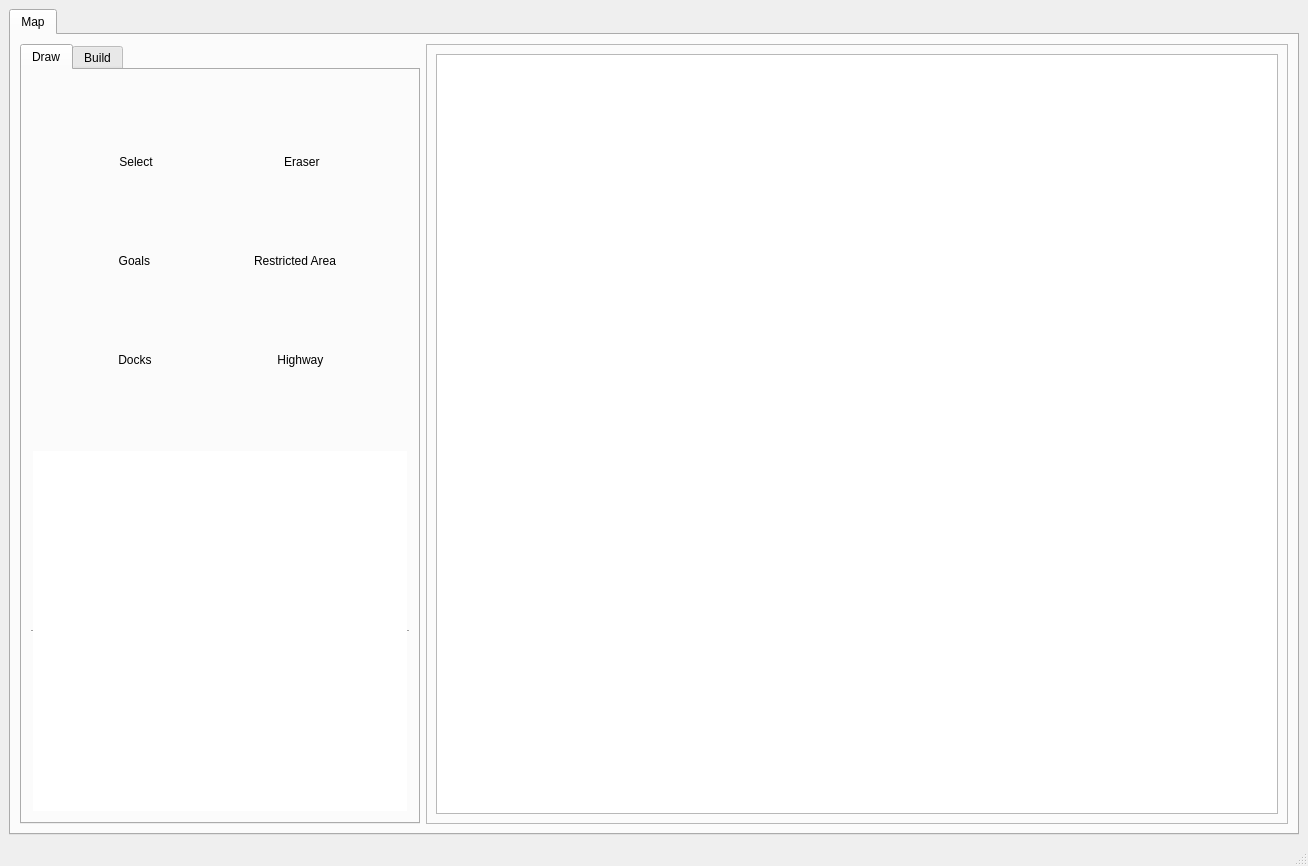
<?xml version="1.0" encoding="UTF-8"?>
<ui version="4.0">
 <class>MainWindow</class>
 <widget class="QMainWindow" name="MainWindow">
  <property name="geometry">
   <rect>
    <x>0</x>
    <y>0</y>
    <width>1308</width>
    <height>866</height>
   </rect>
  </property>
  <property name="windowTitle">
   <string>MainWindow</string>
  </property>
  <widget class="QWidget" name="centralwidget">
   <layout class="QGridLayout" name="gridLayout">
    <item row="0" column="0">
     <widget class="QTabWidget" name="tabWidget_main">
      <property name="currentIndex">
       <number>0</number>
      </property>
      <property name="movable">
       <bool>true</bool>
      </property>
      <widget class="QWidget" name="tab_map">
       <attribute name="title">
        <string>Map</string>
       </attribute>
       <layout class="QGridLayout" name="gridLayout_10">
        <item row="0" column="0">
         <widget class="QTabWidget" name="tabWidget_map">
          <property name="sizePolicy">
           <sizepolicy hsizetype="Expanding" vsizetype="Expanding">
            <horstretch>0</horstretch>
            <verstretch>0</verstretch>
           </sizepolicy>
          </property>
          <property name="minimumSize">
           <size>
            <width>0</width>
            <height>0</height>
           </size>
          </property>
          <property name="maximumSize">
           <size>
            <width>400</width>
            <height>16777215</height>
           </size>
          </property>
          <property name="baseSize">
           <size>
            <width>0</width>
            <height>0</height>
           </size>
          </property>
          <property name="contextMenuPolicy">
           <enum>Qt::NoContextMenu</enum>
          </property>
          <property name="currentIndex">
           <number>0</number>
          </property>
          <widget class="QWidget" name="tab_draw">
           <attribute name="title">
            <string>Draw</string>
           </attribute>
           <layout class="QVBoxLayout" name="verticalLayout">
            <item>
             <widget class="QSplitter" name="splitter">
              <property name="orientation">
               <enum>Qt::Vertical</enum>
              </property>
              <widget class="QWidget" name="layoutWidget_2">
               <layout class="QGridLayout" name="gridLayout_2">
                <property name="sizeConstraint">
                 <enum>QLayout::SetDefaultConstraint</enum>
                </property>
                <item row="0" column="0">
                 <widget class="QToolButton" name="toolButton_select">
                  <property name="sizePolicy">
                   <sizepolicy hsizetype="Preferred" vsizetype="Fixed">
                    <horstretch>0</horstretch>
                    <verstretch>0</verstretch>
                   </sizepolicy>
                  </property>
                  <property name="cursor">
                   <cursorShape>PointingHandCursor</cursorShape>
                  </property>
                  <property name="text">
                   <string>Select</string>
                  </property>
                  <property name="icon">
                   <iconset>
                    <normaloff>../pngs/mouse_click_arrow.svg</normaloff>../pngs/mouse_click_arrow.svg</iconset>
                  </property>
                  <property name="iconSize">
                   <size>
                    <width>30</width>
                    <height>30</height>
                   </size>
                  </property>
                  <property name="toolButtonStyle">
                   <enum>Qt::ToolButtonTextUnderIcon</enum>
                  </property>
                  <property name="autoRaise">
                   <bool>true</bool>
                  </property>
                  <property name="arrowType">
                   <enum>Qt::NoArrow</enum>
                  </property>
                 </widget>
                </item>
                <item row="2" column="1">
                 <widget class="QToolButton" name="toolButton_highway">
                  <property name="sizePolicy">
                   <sizepolicy hsizetype="Fixed" vsizetype="Fixed">
                    <horstretch>0</horstretch>
                    <verstretch>0</verstretch>
                   </sizepolicy>
                  </property>
                  <property name="cursor">
                   <cursorShape>PointingHandCursor</cursorShape>
                  </property>
                  <property name="text">
                   <string>       Highway        </string>
                  </property>
                  <property name="icon">
                   <iconset>
                    <normaloff>../pngs/highway.svg</normaloff>../pngs/highway.svg</iconset>
                  </property>
                  <property name="iconSize">
                   <size>
                    <width>35</width>
                    <height>35</height>
                   </size>
                  </property>
                  <property name="toolButtonStyle">
                   <enum>Qt::ToolButtonTextUnderIcon</enum>
                  </property>
                  <property name="autoRaise">
                   <bool>true</bool>
                  </property>
                 </widget>
                </item>
                <item row="0" column="1">
                 <widget class="QToolButton" name="toolButton_eraser">
                  <property name="sizePolicy">
                   <sizepolicy hsizetype="Fixed" vsizetype="Fixed">
                    <horstretch>0</horstretch>
                    <verstretch>0</verstretch>
                   </sizepolicy>
                  </property>
                  <property name="cursor">
                   <cursorShape>PointingHandCursor</cursorShape>
                  </property>
                  <property name="text">
                   <string>         Eraser          </string>
                  </property>
                  <property name="icon">
                   <iconset>
                    <normaloff>../pngs/eraser.svg</normaloff>../pngs/eraser.svg</iconset>
                  </property>
                  <property name="iconSize">
                   <size>
                    <width>30</width>
                    <height>30</height>
                   </size>
                  </property>
                  <property name="toolButtonStyle">
                   <enum>Qt::ToolButtonTextUnderIcon</enum>
                  </property>
                  <property name="autoRaise">
                   <bool>true</bool>
                  </property>
                 </widget>
                </item>
                <item row="1" column="1">
                 <widget class="QToolButton" name="toolButton_restricted_area">
                  <property name="sizePolicy">
                   <sizepolicy hsizetype="Fixed" vsizetype="Fixed">
                    <horstretch>0</horstretch>
                    <verstretch>0</verstretch>
                   </sizepolicy>
                  </property>
                  <property name="cursor">
                   <cursorShape>PointingHandCursor</cursorShape>
                  </property>
                  <property name="text">
                   <string>Restricted Area</string>
                  </property>
                  <property name="icon">
                   <iconset>
                    <normaloff>../pngs/restricted_area.svg</normaloff>../pngs/restricted_area.svg</iconset>
                  </property>
                  <property name="iconSize">
                   <size>
                    <width>25</width>
                    <height>25</height>
                   </size>
                  </property>
                  <property name="toolButtonStyle">
                   <enum>Qt::ToolButtonTextUnderIcon</enum>
                  </property>
                  <property name="autoRaise">
                   <bool>true</bool>
                  </property>
                 </widget>
                </item>
                <item row="1" column="0">
                 <widget class="QToolButton" name="toolButton_goals">
                  <property name="cursor">
                   <cursorShape>PointingHandCursor</cursorShape>
                  </property>
                  <property name="text">
                   <string>          Goals           </string>
                  </property>
                  <property name="icon">
                   <iconset>
                    <normaloff>../pngs/goal.svg</normaloff>../pngs/goal.svg</iconset>
                  </property>
                  <property name="iconSize">
                   <size>
                    <width>30</width>
                    <height>30</height>
                   </size>
                  </property>
                  <property name="toolButtonStyle">
                   <enum>Qt::ToolButtonTextUnderIcon</enum>
                  </property>
                  <property name="autoRaise">
                   <bool>true</bool>
                  </property>
                 </widget>
                </item>
                <item row="2" column="0">
                 <widget class="QToolButton" name="toolButton_docks">
                  <property name="cursor">
                   <cursorShape>PointingHandCursor</cursorShape>
                  </property>
                  <property name="text">
                   <string>          Docks          </string>
                  </property>
                  <property name="icon">
                   <iconset>
                    <normaloff>../pngs/dock.svg</normaloff>../pngs/dock.svg</iconset>
                  </property>
                  <property name="iconSize">
                   <size>
                    <width>35</width>
                    <height>35</height>
                   </size>
                  </property>
                  <property name="toolButtonStyle">
                   <enum>Qt::ToolButtonTextUnderIcon</enum>
                  </property>
                  <property name="autoRaise">
                   <bool>true</bool>
                  </property>
                 </widget>
                </item>
               </layout>
              </widget>
             </widget>
            </item>
            <item>
             <widget class="QTreeWidget" name="treeWidget_objects">
              <property name="autoFillBackground">
               <bool>false</bool>
              </property>
              <property name="frameShape">
               <enum>QFrame::HLine</enum>
              </property>
              <property name="frameShadow">
               <enum>QFrame::Sunken</enum>
              </property>
              <property name="lineWidth">
               <number>1</number>
              </property>
              <property name="midLineWidth">
               <number>0</number>
              </property>
              <property name="alternatingRowColors">
               <bool>true</bool>
              </property>
              <property name="selectionBehavior">
               <enum>QAbstractItemView::SelectRows</enum>
              </property>
              <property name="uniformRowHeights">
               <bool>false</bool>
              </property>
              <property name="animated">
               <bool>true</bool>
              </property>
              <property name="wordWrap">
               <bool>false</bool>
              </property>
              <property name="headerHidden">
               <bool>true</bool>
              </property>
              <attribute name="headerVisible">
               <bool>false</bool>
              </attribute>
              <attribute name="headerCascadingSectionResizes">
               <bool>false</bool>
              </attribute>
              <attribute name="headerHighlightSections">
               <bool>false</bool>
              </attribute>
              <column>
               <property name="text">
                <string>Object</string>
               </property>
               <property name="font">
                <font>
                 <weight>75</weight>
                 <bold>true</bold>
                </font>
               </property>
              </column>
              <column>
               <property name="text">
                <string>Property</string>
               </property>
               <property name="font">
                <font>
                 <weight>75</weight>
                 <bold>true</bold>
                </font>
               </property>
              </column>
              <column>
               <property name="text">
                <string>Value</string>
               </property>
               <property name="font">
                <font>
                 <weight>75</weight>
                 <bold>true</bold>
                </font>
               </property>
              </column>
             </widget>
            </item>
           </layout>
          </widget>
          <widget class="QWidget" name="tab_build">
           <attribute name="title">
            <string>Build</string>
           </attribute>
           <layout class="QGridLayout" name="gridLayout_5">
            <item row="0" column="0">
             <layout class="QHBoxLayout" name="horizontalLayout">
              <item>
               <layout class="QVBoxLayout" name="verticalLayout_2">
                <item>
                 <widget class="QLabel" name="label_sources">
                  <property name="font">
                   <font>
                    <weight>75</weight>
                    <bold>true</bold>
                    <underline>false</underline>
                   </font>
                  </property>
                  <property name="text">
                   <string>Sources</string>
                  </property>
                  <property name="alignment">
                   <set>Qt::AlignCenter</set>
                  </property>
                 </widget>
                </item>
                <item>
                 <widget class="QTabWidget" name="tabWidget_sources">
                  <property name="tabShape">
                   <enum>QTabWidget::Rounded</enum>
                  </property>
                  <property name="currentIndex">
                   <number>0</number>
                  </property>
                  <property name="elideMode">
                   <enum>Qt::ElideMiddle</enum>
                  </property>
                  <widget class="QWidget" name="tab_goals">
                   <attribute name="title">
                    <string>Goals</string>
                   </attribute>
                   <layout class="QGridLayout" name="gridLayout_6">
                    <item row="0" column="0">
                     <widget class="QTreeWidget" name="treeWidget_goals">
                      <property name="frameShape">
                       <enum>QFrame::StyledPanel</enum>
                      </property>
                      <property name="lineWidth">
                       <number>1</number>
                      </property>
                      <property name="dragDropMode">
                       <enum>QAbstractItemView::DragOnly</enum>
                      </property>
                      <property name="animated">
                       <bool>true</bool>
                      </property>
                      <column>
                       <property name="text">
                        <string>Goals</string>
                       </property>
                      </column>
                      <column>
                       <property name="text">
                        <string>ObjNm</string>
                       </property>
                      </column>
                     </widget>
                    </item>
                   </layout>
                  </widget>
                  <widget class="QWidget" name="tab_tasks">
                   <attribute name="title">
                    <string>Tasks</string>
                   </attribute>
                   <layout class="QGridLayout" name="gridLayout_8">
                    <item row="0" column="0">
                     <widget class="QListWidget" name="listWidget_tasks"/>
                    </item>
                   </layout>
                  </widget>
                 </widget>
                </item>
               </layout>
              </item>
              <item>
               <widget class="QPushButton" name="pushButton_add_to_route">
                <property name="text">
                 <string/>
                </property>
                <property name="icon">
                 <iconset>
                  <normaloff>../pngs/right_arrow.svg</normaloff>../pngs/right_arrow.svg</iconset>
                </property>
               </widget>
              </item>
              <item>
               <layout class="QVBoxLayout" name="verticalLayout_3">
                <item>
                 <widget class="QLabel" name="label_routes">
                  <property name="font">
                   <font>
                    <weight>75</weight>
                    <bold>true</bold>
                   </font>
                  </property>
                  <property name="text">
                   <string>Routes</string>
                  </property>
                  <property name="alignment">
                   <set>Qt::AlignCenter</set>
                  </property>
                 </widget>
                </item>
                <item>
                 <widget class="QTabWidget" name="tabWidget_routes">
                  <property name="currentIndex">
                   <number>0</number>
                  </property>
                  <widget class="QWidget" name="tab_routes">
                   <attribute name="title">
                    <string>Routes</string>
                   </attribute>
                   <layout class="QGridLayout" name="gridLayout_7">
                    <item row="0" column="0">
                     <widget class="QTreeWidget" name="treeWidget_routes">
                      <property name="dragDropMode">
                       <enum>QAbstractItemView::DropOnly</enum>
                      </property>
                      <column>
                       <property name="text">
                        <string>Routes</string>
                       </property>
                      </column>
                      <column>
                       <property name="text">
                        <string>ObjNm</string>
                       </property>
                      </column>
                     </widget>
                    </item>
                   </layout>
                  </widget>
                 </widget>
                </item>
                <item>
                 <layout class="QHBoxLayout" name="horizontalLayout_3">
                  <item>
                   <widget class="QPushButton" name="pushButton_add_new_route">
                    <property name="toolTip">
                     <string>Add new route</string>
                    </property>
                    <property name="text">
                     <string/>
                    </property>
                    <property name="icon">
                     <iconset>
                      <normaloff>../pngs/add.png</normaloff>../pngs/add.png</iconset>
                    </property>
                   </widget>
                  </item>
                  <item>
                   <widget class="QPushButton" name="pushButton_delete_item">
                    <property name="toolTip">
                     <string>Delete</string>
                    </property>
                    <property name="text">
                     <string/>
                    </property>
                    <property name="icon">
                     <iconset>
                      <normaloff>../pngs/delete.png</normaloff>../pngs/delete.png</iconset>
                    </property>
                   </widget>
                  </item>
                  <item>
                   <spacer name="horizontalSpacer">
                    <property name="orientation">
                     <enum>Qt::Horizontal</enum>
                    </property>
                    <property name="sizeHint" stdset="0">
                     <size>
                      <width>40</width>
                      <height>20</height>
                     </size>
                    </property>
                   </spacer>
                  </item>
                  <item>
                   <widget class="QPushButton" name="pushButton_move_item_up">
                    <property name="toolTip">
                     <string>Move item up</string>
                    </property>
                    <property name="text">
                     <string/>
                    </property>
                    <property name="icon">
                     <iconset>
                      <normaloff>../pngs/up_arrow.png</normaloff>../pngs/up_arrow.png</iconset>
                    </property>
                   </widget>
                  </item>
                  <item>
                   <widget class="QPushButton" name="pushButton_move_item_down">
                    <property name="toolTip">
                     <string>Move item down</string>
                    </property>
                    <property name="text">
                     <string/>
                    </property>
                    <property name="icon">
                     <iconset>
                      <normaloff>../pngs/down_arrow.png</normaloff>../pngs/down_arrow.png</iconset>
                    </property>
                   </widget>
                  </item>
                 </layout>
                </item>
               </layout>
              </item>
             </layout>
            </item>
           </layout>
          </widget>
         </widget>
        </item>
        <item row="0" column="1">
         <widget class="QFrame" name="frame_position_map">
          <property name="minimumSize">
           <size>
            <width>500</width>
            <height>500</height>
           </size>
          </property>
          <property name="frameShape">
           <enum>QFrame::StyledPanel</enum>
          </property>
          <property name="frameShadow">
           <enum>QFrame::Raised</enum>
          </property>
          <layout class="QGridLayout" name="gridLayout_9">
           <item row="0" column="1">
            <widget class="QGraphicsView" name="graphicsView_main_map">
             <property name="frameShape">
              <enum>QFrame::StyledPanel</enum>
             </property>
             <property name="frameShadow">
              <enum>QFrame::Plain</enum>
             </property>
             <property name="lineWidth">
              <number>1</number>
             </property>
             <property name="midLineWidth">
              <number>0</number>
             </property>
            </widget>
           </item>
          </layout>
         </widget>
        </item>
       </layout>
      </widget>
     </widget>
    </item>
   </layout>
  </widget>
  <widget class="QMenuBar" name="menubar">
   <property name="geometry">
    <rect>
     <x>0</x>
     <y>0</y>
     <width>1308</width>
     <height>22</height>
    </rect>
   </property>
  </widget>
  <widget class="QStatusBar" name="statusbar"/>
 </widget>
 <resources/>
 <connections/>
</ui>
